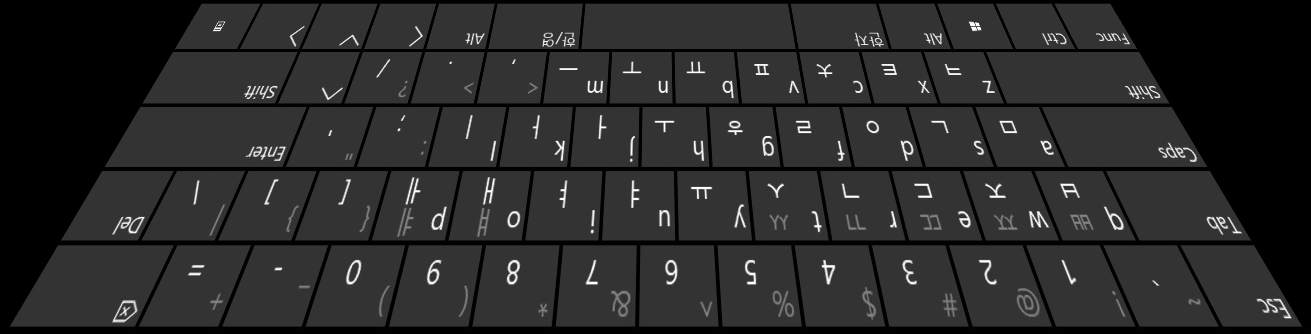
#> input picture prespimage.png, 1311 x 334 px, given in place of the camera
$ python camboard.py
#> lines starting #> are read from the running program, lines starting #| are printed output that depends on the picture
#> further down, image2 is the input picture: shape (334, 1311, 3); mean B, G, R 41.4, 41.4, 41.4
#----import----
import numpy as np
import cv2
import imutils
import serial

#----constant----
keyset = [[b'ec',b'ec',b'`',b'`',b'1',b'1',b'2',b'2',b'3',b'3',b'4',b'4',b'5',b'5',b'6',b'6',b'7',b'7',b'8',b'8',b'9',b'9',b'0',b'0',b'-',b'-',b'=',b'=',b'bs',b'bs',b'bs',],
          [b'tb',b'tb',b'tb',b'q',b'q',b'w',b'w',b'e',b'e',b'r',b'r',b't',b't',b'y',b'y',b'u',b'u',b'i',b'i',b'o',b'o',b'p',b'p',b'[',b'[',b']',b']',b'\\',b'\\',b'dl',b'dl',],
          [b'cs',b'cs',b'cs',b'cs',b'a',b'a',b's',b's',b'd',b'd',b'f',b'f',b'g',b'g',b'h',b'h',b'j',b'j',b'k',b'k',b'l',b'l',b';',b';',b'\'',b'\'',b'en',b'en',b'en',b'en',b'en',],
          [b'ls',b'ls',b'ls',b'ls',b'ls',b'z',b'z',b'x',b'x',b'c',b'c',b'v',b'v',b'b',b'b',b'n',b'n',b'm',b'm',b',',b',',b'.',b'.',b'/',b'/',b'up',b'up',b'rs',b'rs',b'rs',b'rs',],
          [b'ct',b'ct',b'ct',b'ct',b'al',b'al',b'al',b'al',b'ha',b'ha',b'ha',b'sp',b'sp',b'sp',b'sp',b'sp',b'sp',b'sp',b'hy',b'hy',b'hy',b'al',b'al',b'lf',b'lf',b'dw',b'dw',b'ri',b'ri',b'ct',b'ct']]
#ec(esc),bs(backspace),tb(tab),dl(delete),cs(caps lock),en(enter),ls(left shift),up(up arror),rs(right shift),fn(function),ct(ctrl),
#wd(window),al(alt),ha(hanja),sp(space bar),hy(hanyoung),ri(right arrow),dw(down arrow),lf(left arrow), dc(document)

WIDTH = 640
HEIGHT = 480

KEYBOARDDELAY = 3

CROP_HEIGHT_START_PERCENTAGE = 50
CROP_HEIGHT_END_PERCENTAGE = 100
CROP_WIDTH_START_PERCENTAGE = 15
CROP_WIDTH_END_PERCENTAGE = 85

#table height, error range
TABLE_HEIGHT = 278
ERROR_RANGE = 8

#피부 경계값
skin_lower = np.array([0,150,100])
skin_upper = np.array([255,190,200])

#input threshold
INPUT_THRESHOLD = 40000

#hsp,hep,wsp,wep = height,width / start,end / percentage
hsp = (int)(HEIGHT*CROP_HEIGHT_START_PERCENTAGE/100)
hep = (int)(HEIGHT*CROP_HEIGHT_END_PERCENTAGE/100)
wsp = (int)(WIDTH*CROP_WIDTH_START_PERCENTAGE/100)
wep = (int)(WIDTH*CROP_WIDTH_END_PERCENTAGE/100)

cam2 = cv2.VideoCapture(0) #2nd floor cam
cam2.set(cv2.CAP_PROP_FOURCC,cv2.VideoWriter_fourcc('M','J','P','G'))
cam2.set(3,WIDTH)
cam2.set(4,HEIGHT)

cam1 = cv2.VideoCapture(2) #1st floor cam
cam1.set(cv2.CAP_PROP_FOURCC,cv2.VideoWriter_fourcc('M','J','P','G'))
cam1.set(3,WIDTH)
cam1.set(4,HEIGHT)


#---varible---
matrix = np.array([[]])

tHight = 1 #tableEdgeHeight
pastInputState = False

#---function---
# [41 lines left out: functions affineTransformImage, getTransformMatrix, not called in this run]

def getTableHeight(image):
    global tHeight
    src = image.copy()
    gray = cv2.cvtColor(src, cv2.COLOR_BGR2GRAY)

    canny = cv2.Canny(gray, 150, 300, 7)
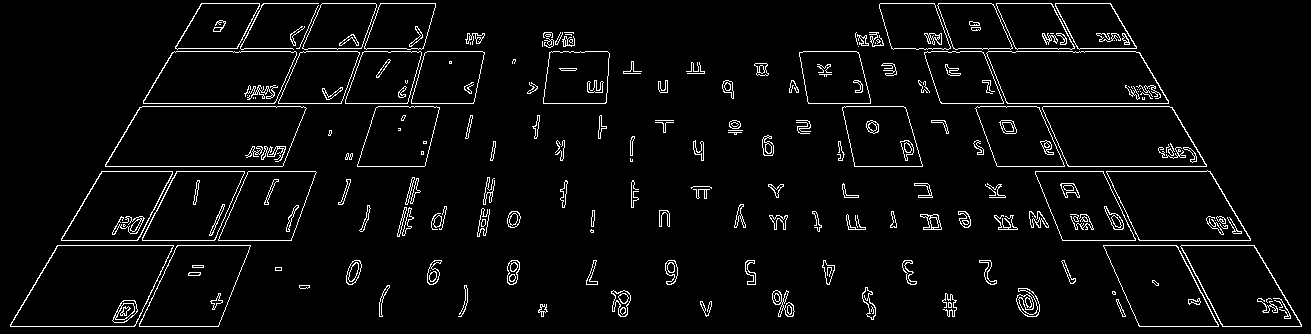
#> canny: shape (334, 1311); 4.3% white in thin lines or dots
    lines = cv2.HoughLinesP(canny, 0.8, np.pi / 180, 90, minLineLength = 100, maxLineGap = 10)
#> lines = 16 rows, first 6: [941, 103, 1168, 103], [201, 3, 435, 3], [174, 51, 482, 51], [105, 166, 282, 166], [1035, 171, 1210, 171], [1062, 240, 1250, 240]
    #print(lines)
    if lines is not None:
        for i in lines:
            tHeight = int((lines[0][0][1] + lines[0][0][3])/2)
            print(tHeight)
            return tHeight
#> this loop made 1 pass
#> (i, tHeight) on pass 1: ([[941, 103, 1168, 103]], 103)
#| 103
    else:
        print('can\'t find table')
        return TABLE_HEIGHT

# [52 lines left out: functions detectInput, dctSkin, getPoint, calcKey, not called in this run]
#----setting----
ser = serial.Serial('/dev/ttyUSB0', 9600, timeout=1)

while(True):
    ret, image2 = cam2.read()
    ret, image1 = cam1.read()
    #cv2.imshow('image1',image1)
    #cv2.imshow('image2',image2)
    tHight = getTableHeight(image1)
#> tHight = 103
    cv2.imshow('setting',image1)

    if ((tHight <= TABLE_HEIGHT+ERROR_RANGE)and(tHight >= TABLE_HEIGHT-ERROR_RANGE)):
        matrix = getTransformMatrix(image2)
        cv2.destroyAllWindows()
        print('ready')
        break
    cv2.waitKey(1)

#----loop----
while(True):
    ret, image2 = cam2.read()
    ret, image1 = cam1.read()
    #cv2.imshow('image1',image1)
    #cv2.imshow('image2',image2)

    image_gray2 = cv2.cvtColor(image2,cv2.COLOR_BGR2GRAY)
    image_edge2 = cv2.Canny(image_gray2, 30, 50, 7)
    #cv2.imshow('edge',image_edge2)

    image2 = affineTransformImage(image2,matrix)
    #cv2.imshow('crop',image2)

    if(detectInput(image1) == 1): #keyboard on
        cv2.waitKey(KEYBOARDDELAY)
        #print(getPoint(image2))
        x,y = getPoint(image2)
        if((x<WIDTH+1)and(y<HEIGHT+1)):
            a = calcKey(x,y)
            ser.write(a)
            if(a == b'ec'):
                print('end program')
                break
            print(a)
        else:
            print('confirm size')

    elif(detectInput(image1) == 2): #keyboard off
        pass
    else: # nothing happened
        pass

    # [4 lines of commented-out code are left out]
